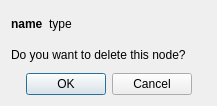
<?xml version="1.0" encoding="UTF-8"?>
<ui version="4.0">
 <class>Form</class>
 <widget class="QWidget" name="Form">
  <property name="geometry">
   <rect>
    <x>0</x>
    <y>0</y>
    <width>217</width>
    <height>106</height>
   </rect>
  </property>
  <property name="windowTitle">
   <string>Form</string>
  </property>
  <layout class="QVBoxLayout" name="verticalLayout">
   <item>
    <layout class="QVBoxLayout" name="verticalLayout_2">
     <item>
      <layout class="QHBoxLayout" name="horizontalLayout_3">
       <item>
        <widget class="QLabel" name="name">
         <property name="font">
          <font>
           <weight>75</weight>
           <bold>true</bold>
          </font>
         </property>
         <property name="text">
          <string>name</string>
         </property>
        </widget>
       </item>
       <item>
        <widget class="QLabel" name="type">
         <property name="font">
          <font>
           <italic>false</italic>
          </font>
         </property>
         <property name="text">
          <string>type</string>
         </property>
        </widget>
       </item>
       <item>
        <spacer name="horizontalSpacer">
         <property name="orientation">
          <enum>Qt::Horizontal</enum>
         </property>
         <property name="sizeHint" stdset="0">
          <size>
           <width>40</width>
           <height>20</height>
          </size>
         </property>
        </spacer>
       </item>
      </layout>
     </item>
     <item>
      <layout class="QHBoxLayout" name="horizontalLayout">
       <item>
        <widget class="QLabel" name="label">
         <property name="text">
          <string>Do you want to delete this node?</string>
         </property>
        </widget>
       </item>
      </layout>
     </item>
     <item>
      <widget class="QDialogButtonBox" name="buttons">
       <property name="orientation">
        <enum>Qt::Horizontal</enum>
       </property>
       <property name="standardButtons">
        <set>QDialogButtonBox::Cancel|QDialogButtonBox::Ok</set>
       </property>
       <property name="centerButtons">
        <bool>true</bool>
       </property>
      </widget>
     </item>
    </layout>
   </item>
  </layout>
 </widget>
 <resources/>
 <connections/>
</ui>
